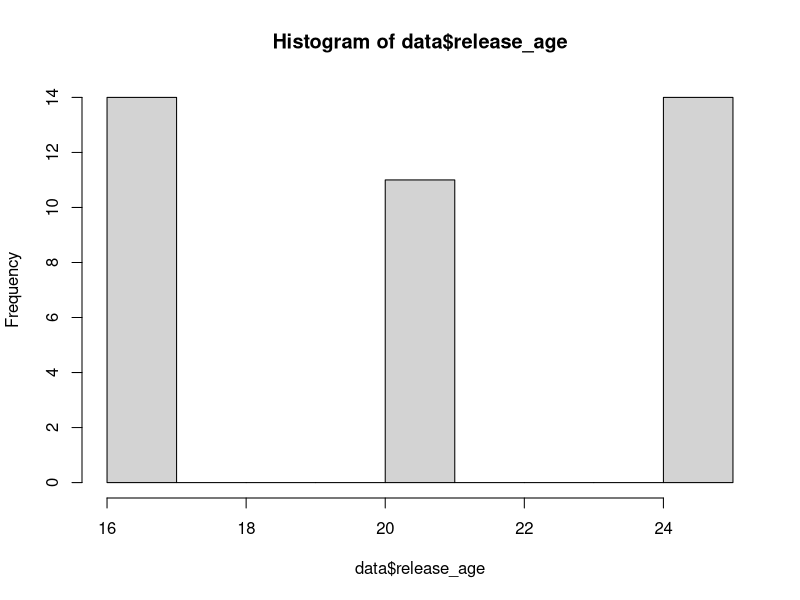
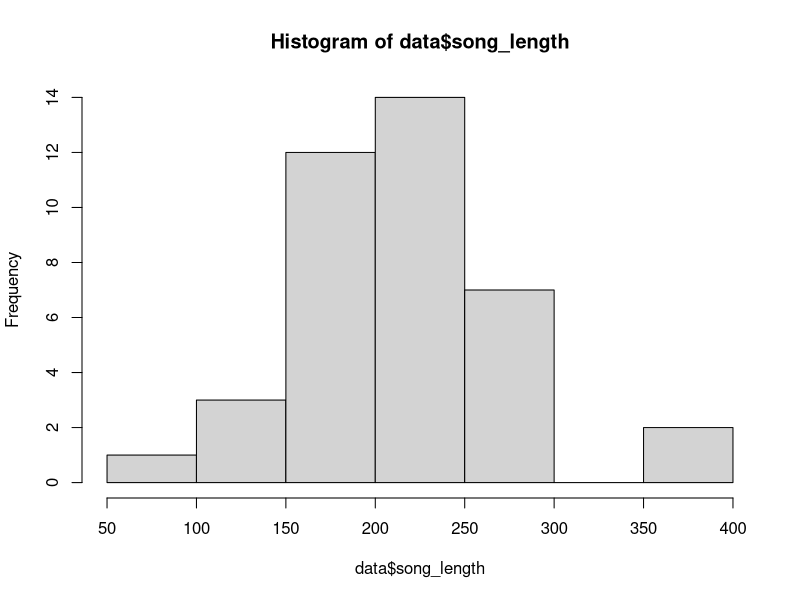
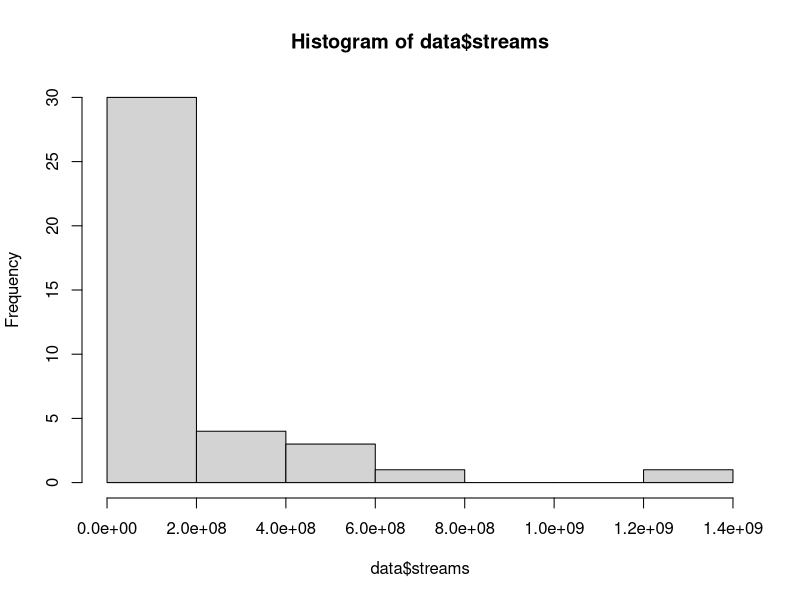
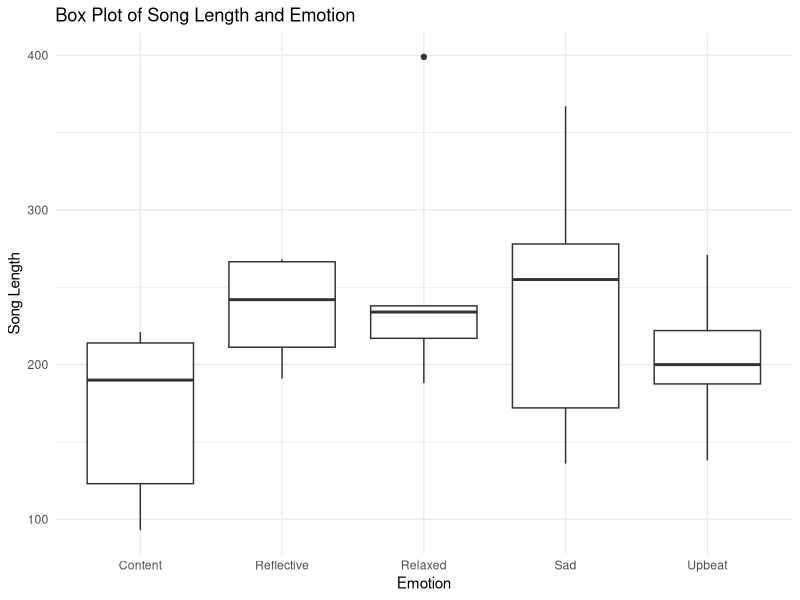
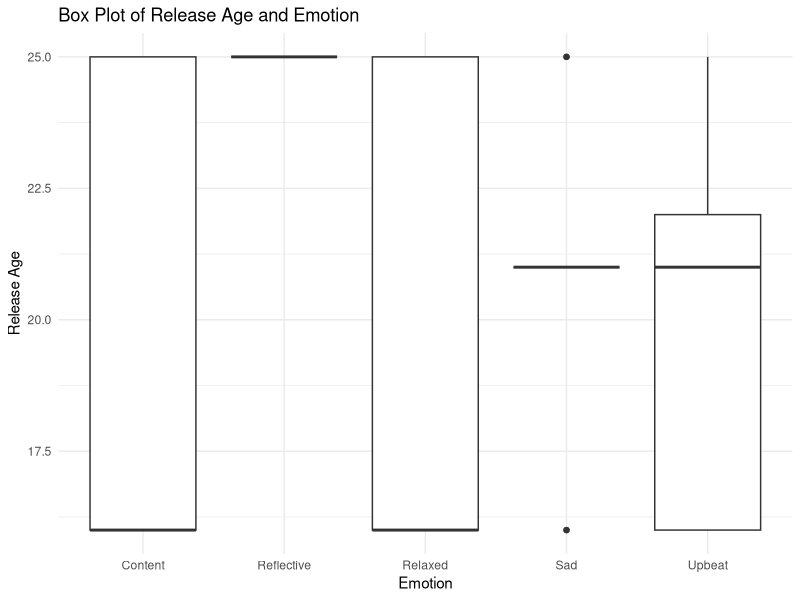
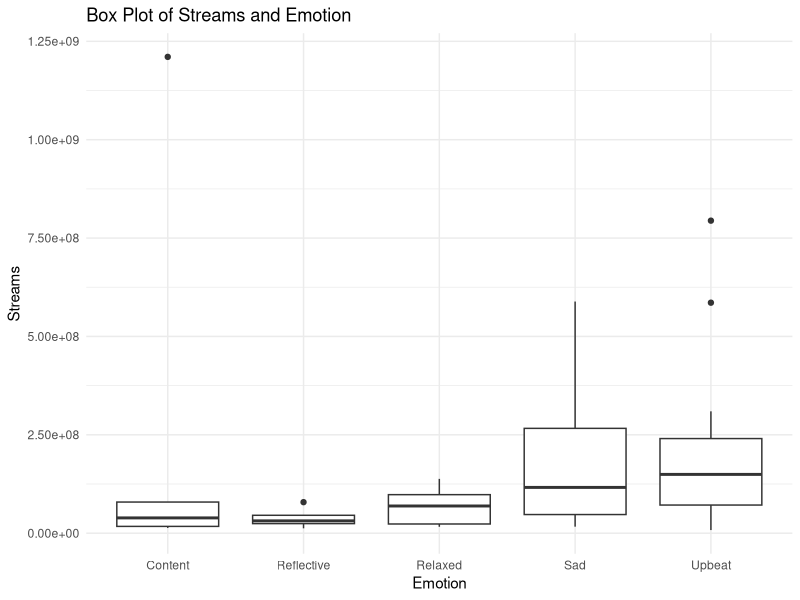
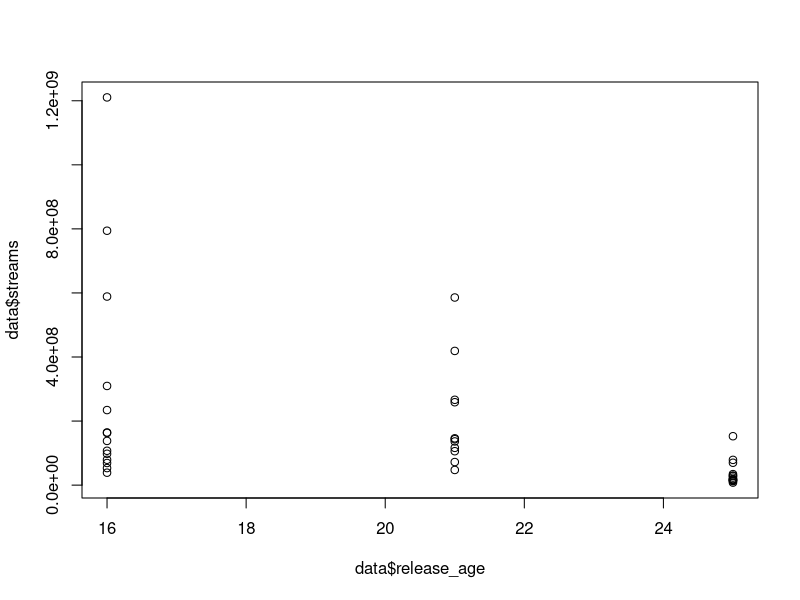

Write the R code that produced these figures, in order. (Note: this script raises an error after producing the figures.)
## Project:  STA 215, Spring 2024, Final Project
# Located:   Posit Cloud
# File Name: lorde songs
# Date:      2024_2_29
# Who:       Kevin Janas



## Load packages
# NOTE: Run base.R if these commands return an error!
library(readr)
library(dplyr)
library(tidytext)
library(tidyverse)
library(ggplot2)
library(haven)
library(forcats)
library(psych)

# Load data 
data <- read_delim("raw_data - Sheet 1.csv")



##################################################################################
############### Table 1: descriptive statistics    ####################   
##################################################################################
# mean of Lorde's age at song release
mean(data$release_age)
sd(data$release_age)
hist(data$release_age)
summary(data$release_age)
min(data$release_age)
max(data$release_age)

# Length of the song
mean(data$song_length)
sd(data$song_length)
hist(data$song_length)
summary(data$song_length)
min(data$song_length)
max(data$song_length)


# Streams per song
mean(data$streams)
sd(data$streams)
hist(data$streams)
summary(data$streams)
min(data$streams)
max(data$streams)


# Statistic on release name
table(data$release_name)

# Statistic on emotion felt during the song
table(data$emotion_me)

# Is the song a single?
table(data$single)

# Does the song have a music video?
table(data$music_video)


##################################################################################
#################### Figure 1: boxplot             ####################   
##################################################################################
# BOX PLOT
ggplot(data, aes(x = emotion_me, y = song_length)) +
  geom_boxplot() +
  labs(title = "Box Plot of Song Length and Emotion",
       x = "Emotion",
       y = "Song Length") +
  theme_minimal()

ggplot(data, aes(x = emotion_me, y = release_age)) +
  geom_boxplot() +
  labs(title = "Box Plot of Release Age and Emotion",
       x = "Emotion",
       y = "Release Age") +
  theme_minimal()

ggplot(data, aes(x = emotion_me, y = streams)) +
  geom_boxplot() +
  labs(title = "Box Plot of Streams and Emotion",
       x = "Emotion",
       y = "Streams") +
  theme_minimal()

##################################################################################
####################   Figure 2: scatter plot             ####################   
##################################################################################
linear_plot <- plot(data$release_age, data$streams)
print(linear_plot)

# add x line and y line for means
meany <- mean(data$streams)
meanx <- mean(data$release_age)

abline(c = meanx, col = "black")
abline(h = meany, col = "black")

linear_relationship <- lm(data$streams ~ release_age, data = data)
summary(linear_relationship)


# Add the linear regression line to the scatter plot
# NOTE: double check the scatter plot is currently in your utilities window!
abline(linear_relationship, col = "red")
##################################################################################
####################  Figure 3: residual plot                ####################   
##################################################################################
# Plot the residuals
plot(data$streams, residuals(linear_relationship))

# Add a horizontal line at zero to indicate the baseline
abline(h = 0, col = "red")

##################################################################################
####################  Table 2: contingency table                ####################   
##################################################################################
table(data$release_name, data$emotion_me)
chisq.test(data$release_name, data$emotion_me)
